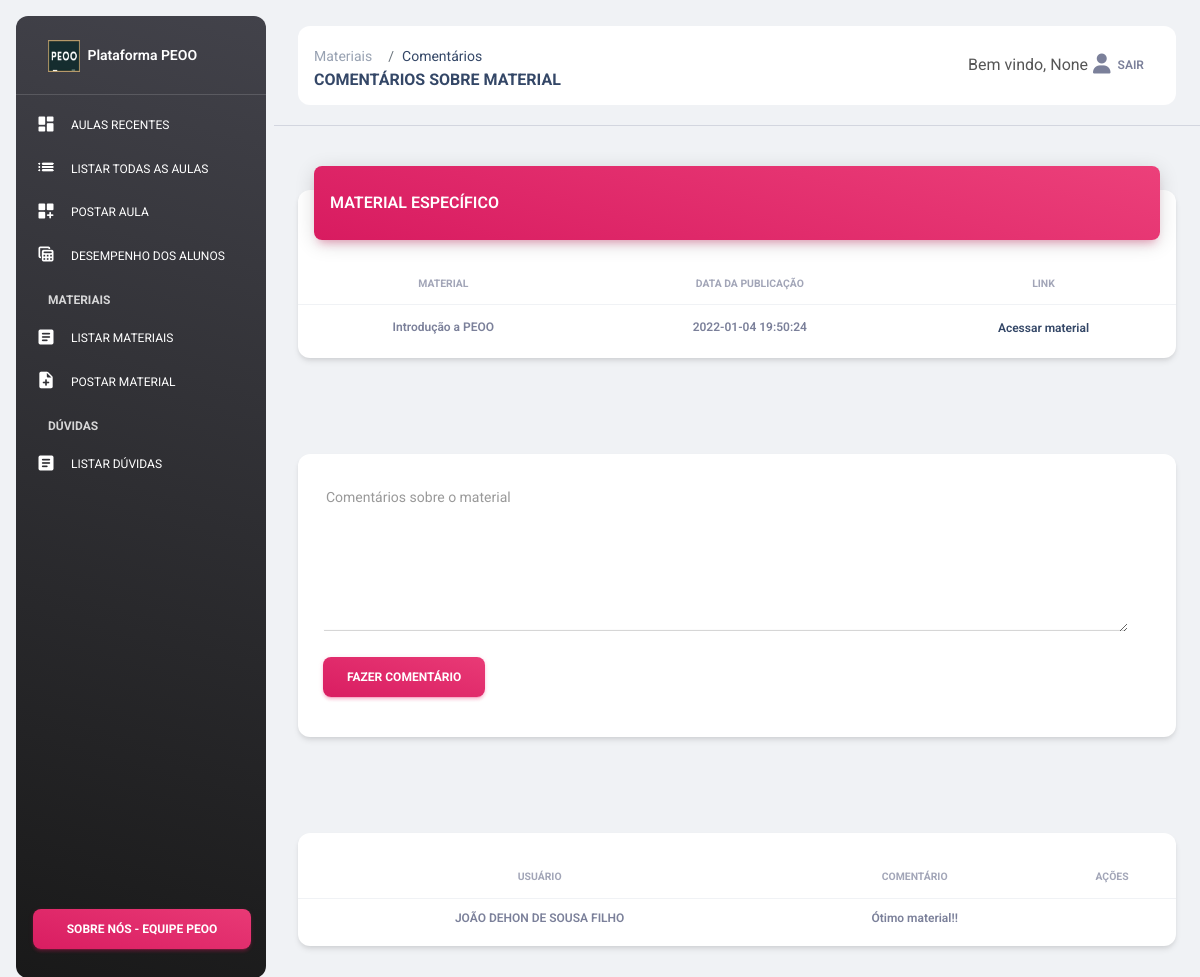
Page /materiais/comentarios/1/ (signed in) on the committed database.
### tables this page shows
CREATE TABLE materiais (
  id integer primary key,
  titulo text not null,
  descricao text not null,
  publicacao datetime default (
    strftime('%Y-%m-%d %H:%M:%S', 'now', 'localtime')
  ),
  link text not null,
  teacher_id integer,
  foreign key (teacher_id) references usuarios (id)
);

CREATE TABLE comentarios_materiais(
  id integer primary key autoincrement, 
  comentario text not null,
  created_at datetime default (
    strftime('%Y-%m-%d %H:%M:%S', 'now', 'localtime')
  ),
  usuario_id integer,
  material_id integer,
  foreign key (usuario_id) references usuarios (id),
  foreign key (material_id) references materiais (id)
);

CREATE TABLE "usuarios" (id INTEGER PRIMARY KEY AUTOINCREMENT NOT NULL,
                   nome varchar(40) NOT NULL,
                   email varchar(80) NOT NULL,
                   nivel_acesso INTEGER NOT NULL, matricula INTEGER);

### app/routes.py (the view, shortened to what this page needs)
@app.route('/materiais/comentarios/<material_id>/', methods=['GET', 'POST',])
@login_is_required
def materiais_comentarios(material_id):
  comentariosmateriaisdao = ComentariosMaterialDAO(get_db())
  materiaisdao = MaterialDAO(get_db())
  material = materiaisdao.obter(material_id)
  comentarios = comentariosmateriaisdao.listar(material_id)
  return render_template('comentarios-materiais.html', comentarios=comentarios, material=material)

### app/controllers/comentariosmaterialdao.py (called while the page is built)
  def listar(self, material_id):
    sql = """
    select
    comentarios_materiais.id,
    comentarios_materiais.comentario,
    usuarios.nome,
    usuarios.id
    from comentarios_materiais
    join usuarios
    on comentarios_materiais.usuario_id = usuarios.id
    where material_id = ?;
    """
    self.cursor.execute(sql, (material_id,))
    return self.cursor.fetchall()

### app/controllers/materiaisdao.py (called while the page is built)
  def obter(self, id):
    sql = """
    select * from materiais
    where id = ?;
    """
    cursor = self.db.cursor()
    cursor.execute(sql, (id,))
    return cursor.fetchone()

### app/models/connection.py (called while the page is built)
def get_db():
  db = getattr(g, '_database', None)
  if db is None:
    g._database = sqlite3.connect(DATABASE)
    db = g._database
  return db

@app.teardown_appcontext
def close_connection(exception):
  db = getattr(g, '_database', None)
  if db is not None:
    db.close()

### app/utils/__init__.py (called while the page is built)
def login_is_required(f):
  @wraps(f)
  def decorated_function(*args, **kwargs):
    if( session.get('logged') is None ):
      flash("É necessário estar logado para ter acesso a essa funcionalidade!", "warning")
      return redirect(url_for("signin_suap"))
    return f(*args, **kwargs)
  return decorated_function

### app/templates/comentarios-materiais.html (shortened to what this page needs)
<!DOCTYPE html>
<html lang="en">
<head>
  {% include "components/head.html" %}
</head>
<body class="g-sidenav-show  bg-gray-200">
  {% if session['infos']['tipo_vinculo'] == 1 %}
    {% include "components/navbar.html" %}
  {% else %}
    {% include "components/navbar-aluno.html" %}
  {% endif %}
  <main class="main-content position-relative max-height-vh-100 h-100 border-radius-lg "><br>
  <nav class="navbar navbar-main navbar-expand-lg nav-fixed-top px-0 mx-4 shadow-none border-radius-xl" id="navbarBlur" navbar-scroll="true">
    <div class="container-fluid py-1 px-3">
      <nav aria-label="breadcrumb">
        <ol class="breadcrumb bg-transparent mb-0 pb-0 pt-2 px-0 me-sm-6 me-5">
          <li class="breadcrumb-item text-sm"><a class="opacity-5 text-dark" href="javascript:;">Materiais</a></li>
          <li class="breadcrumb-item text-sm text-dark active" aria-current="page">Comentários</li>
        </ol>
        <h6 class="font-weight-bolder mb-0">Comentários sobre material</h6>
      </nav>
      <div class="collapse navbar-collapse mt-sm-0 mt-2 me-md-0 me-sm-4" id="navbar">
        <ul class="navbar-nav ms-md-auto pe-md-3 d-flex align-items-center justify-content-end">
          <li class="nav-item d-flex align-items-center">
            <span class="d-sm-inline d-none">Bem vindo, {{session['infos']['nome_usual']}}</span>
          </li>
          <li class="nav-item d-flex align-items-center">
            <a href="{{ url_for('logout') }}" class="nav-link text-body font-weight-bold px-0">
              <i class="fa fa-user me-sm-1"></i>
              <span class="d-sm-inline d-none">Sair</span>
            </a>
          </li>
        </ul>
      </div>
    </div>
  </nav>
	<hr>
    <div class="container-fluid py-4">
      <div class="row">
        <div class="col-12">
          <div class="card my-4">
            <div class="card-header p-0 position-relative mt-n4 mx-3 z-index-2">
              <div class="bg-gradient-primary shadow-primary border-radius-lg pt-4 pb-3">
                <h6 class="text-white text-capitalize ps-3">MATERIAL ESPECÍFICO</h6>
              </div>
            </div>
            <div class="card-body px-0 pb-2">
              <div class="table-responsive p-0">
                <table class="table align-items-center mb-0">
                  <thead>
                    <tr>
                      <th class="text-center text-uppercase text-secondary text-xxs font-weight-bolder opacity-7">Material</th>
                      <th class="text-center text-uppercase text-secondary text-xxs font-weight-bolder opacity-7">Data da publicação</th>
                      <th class="text-center text-uppercase text-secondary text-xxs font-weight-bolder opacity-7">Link</th>
                    </tr>
                  </thead>
                  <tbody>
                    <tr>
                      <td class="align-middle text-center text-sm">
                        <p class="text-xs font-weight-bold mb-0">{{material[1]}}</p>
                      </td>
                      <td class="align-middle text-center text-sm">
                        <p class="text-xs font-weight-bold mb-0">{{material[3]}}</p>
                      </td>
                      <td class="align-middle text-center text-sm">
                        <a class="text-xs font-weight-bold mb-0" target="_blank" href="{{material[4]}}">Acessar material</a>
                      </td>
                    </tr>
                  </tbody>
                </table>
              </div>
            </div>
          </div>
        </div>
      </div>
    </div>
      <div class="container-fluid py-4">
        <div class="row">
          <div class="col-12">
            <div class="card my-4">
                <div class="card-body">
                  <form method="POST" action="/materiais/comentarios/{{ material[0] }}/">
                      <div class="row">
                        <div class="row">
                        <div class="col-md-12">
                        <div class="form-group">
                          <div class="form-group">
                          <label class="bmd-label-floating">Comentários sobre o material</label>
                          <textarea name="Comentario" class="form-control" rows="5"></textarea>
                          </div>
                        </div>
                        </div>
                        </div>
                      </div>
                      <button type="submit" class="btn bg-gradient-primary btn-fill pull-right">Fazer comentário</button>
                    </div>
                </div>
              </div>
            </div>
          </div>
      <div class="container-fluid py-4">
        <div class="row">
          <div class="col-12">
            <div class="card my-4">
              <div class="card-body px-0 pb-2">
                <div class="table-responsive p-0">
                  <table class="table align-items-center mb-0">
                    <thead>
                      <tr>
                        <th class="text-center text-uppercase text-secondary text-xxs font-weight-bolder opacity-7">Usuário</th>
                        <th class="text-center text-uppercase text-secondary text-xxs font-weight-bolder opacity-7">Comentário</th>
                        <th class="text-center text-uppercase text-secondary text-xxs font-weight-bolder opacity-7">Ações</th>
                      </tr>
                    </thead>
                    <tbody>
                        {% for comentario in comentarios %}
                        <tr>
                          <td class="align-middle text-center text-sm">
                            <p class="text-xs font-weight-bold mb-0">{{ comentario[2] }}</p>
                          </td>
                          <td class="align-middle text-center text-sm">
                            <p class="text-xs font-weight-bold mb-0">{{ comentario[1] }}</p>
                          </td>
                          {% if session['infos']['id'] == comentario[3] %}
                          <td class="align-middle text-center text-sm">
                            <a href="/materiais/comentarios/editar/{{ comentario[0] }}/" type="button" class="btn btn-warning btn-sm"><p class="text-xs font-weight-bold mb-0" aria-disabled="true">Editar</p></a>
                            <a href="/materiais/comentarios/apagar/{{ comentario[0] }}/" type="button" class="btn btn-danger btn-sm"><p class="text-xs font-weight-bold mb-0">Apagar</p></a>
                          </td>
                          {% else %}
                          <td class="align-middle text-center text-sm"></td>
                          {% endif %}
                        </tr>
                        {% endfor %}
                    </tbody>
                  </table>
                </div>
              </div>
              </div>
            </div>
          </div>
        </div>
  </main>
</body>
</html>

### rows in the picture
materiais: titulo "Introdução a PEOO", publicacao "2022-01-04 19:50:24"
comentarios_materiais: nome "JOÃO DEHON DE SOUSA FILHO", comentario "Ótimo material!!"

### other values in the picture
{{ session['infos']['nome_usual'] }} "None"
